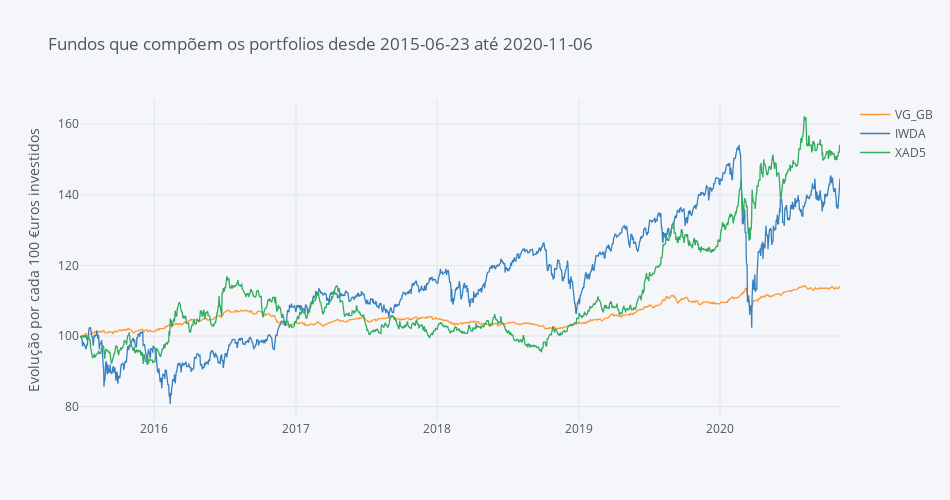

The notebook cell saved with this chart:
### Code cell
fundos.iplot(dimensions=pl.dimensions, title='Fundos que compõem os portfolios desde ' +  Begin + ' até ' + End,
             yTitle='Evolução por cada 100 €uros investidos')

### Figure 1 — Plotly figure (JSON) as saved in the notebook; plotly's stock layout.template omitted (floating-point values rounded to 4 significant figures; data arrays with more than 128 entries replaced by an {"elided": "..."} marker saying what was removed)
{"data": [{"line": {"color": "rgba(255, 153, 51, 1.0)", "dash": "solid", "shape": "linear", "width": 1.3}, "mode": "lines", "name": "VG_GB", "text": "", "type": "scatter", "x": {"elided": "1974 str values"}, "y": {"elided": "1974 float values"}}, {"line": {"color": "rgba(55, 128, 191, 1.0)", "dash": "solid", "shape": "linear", "width": 1.3}, "mode": "lines", "name": "IWDA", "text": "", "type": "scatter", "x": {"elided": "1974 str values"}, "y": {"elided": "1974 float values"}}, {"line": {"color": "rgba(50, 171, 96, 1.0)", "dash": "solid", "shape": "linear", "width": 1.3}, "mode": "lines", "name": "XAD5", "text": "", "type": "scatter", "x": {"elided": "1974 str values"}, "y": {"elided": "1974 float values"}}], "layout": {"height": 500, "legend": {"bgcolor": "#F5F6F9", "font": {"color": "#4D5663"}}, "paper_bgcolor": "#F5F6F9", "plot_bgcolor": "#F5F6F9", "title": {"font": {"color": "#4D5663"}, "text": "Fundos que compõem os portfolios desde 2015-06-23 até 2020-11-06"}, "width": 950, "xaxis": {"autorange": true, "gridcolor": "#E1E5ED", "range": ["2015-06-23", "2020-11-06"], "showgrid": true, "tickfont": {"color": "#4D5663"}, "title": {"font": {"color": "#4D5663"}, "text": ""}, "type": "date", "zerolinecolor": "#E1E5ED"}, "yaxis": {"autorange": true, "gridcolor": "#E1E5ED", "range": [76.21, 166.9], "showgrid": true, "tickfont": {"color": "#4D5663"}, "title": {"font": {"color": "#4D5663"}, "text": "Evolução por cada 100 €uros investidos"}, "type": "linear", "zerolinecolor": "#E1E5ED"}}}
